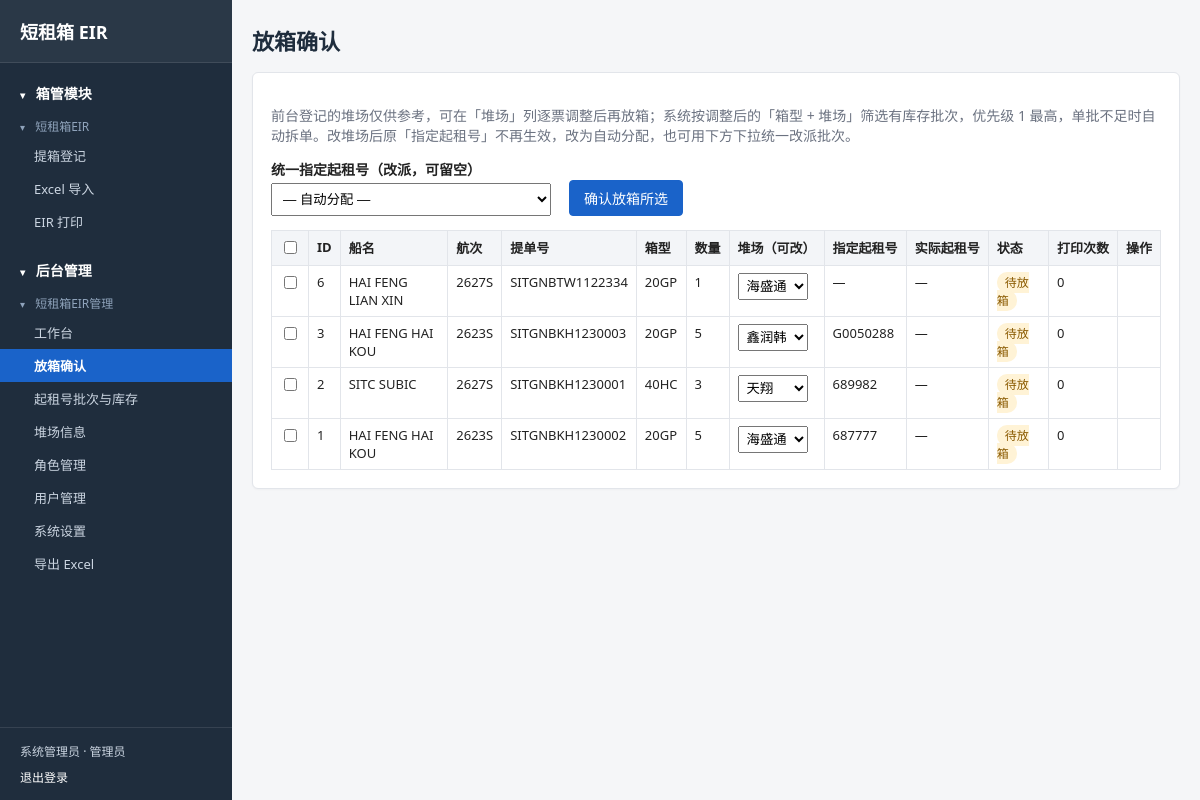
/admin/release (signed in), run on the app's committed database.
### tables this page shows
CREATE TABLE users (id INTEGER PRIMARY KEY AUTOINCREMENT, username TEXT NOT NULL UNIQUE, password_hash TEXT NOT NULL, role TEXT NOT NULL, display_name TEXT, active INTEGER NOT NULL DEFAULT 1, created_at TEXT NOT NULL, last_login_at TEXT);

CREATE TABLE roles (
  key         TEXT PRIMARY KEY,
  label       TEXT NOT NULL,
  perms       TEXT NOT NULL DEFAULT '[]',
  is_builtin  INTEGER NOT NULL DEFAULT 0,
  created_at  TEXT NOT NULL,
  updated_at  TEXT NOT NULL
);

CREATE TABLE pickups (
  id          INTEGER PRIMARY KEY AUTOINCREMENT,
  vessel      TEXT NOT NULL DEFAULT '',
  voyage      TEXT NOT NULL DEFAULT '',
  bl_no       TEXT NOT NULL,
  container_type TEXT NOT NULL CHECK(container_type IN ('20GP','40GP','40HC')),
  quantity    INTEGER NOT NULL CHECK(quantity > 0),
  yard_id     INTEGER NOT NULL REFERENCES yards(id) ON DELETE RESTRICT,
  requested_lease_no TEXT,
  eir_print_count INTEGER NOT NULL DEFAULT 0,
  status      TEXT NOT NULL DEFAULT 'pending',
  confirmed_by INTEGER REFERENCES users(id) ON DELETE SET NULL,
  confirmed_at TEXT,
  created_by  INTEGER REFERENCES users(id) ON DELETE SET NULL,
  created_at  TEXT NOT NULL,
  updated_at  TEXT NOT NULL
);

### app/routes/admin_routes.py (the view)
@bp.route("/admin/release")
@require_role("admin.release_list")
def release_list():
    db = get_db()
    rows = db.execute(
        "SELECT p.*, y.short_name AS yard_short, "
        "(SELECT GROUP_CONCAT(DISTINCT e.lease_no_snapshot) FROM eir_records e "
        " WHERE e.pickup_id=p.id) AS allocated_lease_no "
        "FROM pickups p "
        "JOIN yards y ON y.id=p.yard_id ORDER BY p.status, p.id DESC"
    ).fetchall()
    batches = db.execute(
        "SELECT b.id,b.lease_no,b.priority,b.yard_id,y.short_name AS yard_short,"
        "s.container_type,s.available FROM lease_batches b "
        "JOIN yards y ON y.id=b.yard_id LEFT JOIN batch_stock s ON s.batch_id=b.id "
        "WHERE b.status='active' ORDER BY y.short_name,b.priority"
    ).fetchall()
    yards = db.execute("SELECT id,short_name FROM yards ORDER BY short_name").fetchall()
    return render_template("admin/release.html", rows=rows, batches=batches, yards=yards)

### app/auth.py (called while the page is built)
def all_permissions():
    from .nav import collect_permissions
    return collect_permissions()

def all_perm_keys():
    return {k for k, _ in all_permissions()}

def role_info(key, conn=None):
    row = (conn or get_db()).execute("SELECT * FROM roles WHERE key=?", (key,)).fetchone()
    if row:
        try:
            perms = set(json.loads(row["perms"] or "[]"))
        except (ValueError, TypeError):
            perms = set()
        return {"label": row["label"], "perms": perms, "is_builtin": bool(row["is_builtin"])}
    return {"label": ROLE_LABEL.get(key, key),
            "perms": set(_FALLBACK_PERMS.get(key, ())), "is_builtin": True}

def role_label(key):
    return role_info(key)["label"]

def role_perms(key):
    perms = role_info(key)["perms"]
    if SUPER_PERM in perms:
        return all_perm_keys()
    return perms

def current_user():
    uid = session.get("uid")
    if not uid:
        return None
    return get_db().execute("SELECT * FROM users WHERE id=? AND active=1", (uid,)).fetchone()

def require_role(perm):
    def deco(view):
        @wraps(view)
        def wrap(*a, **kw):
            user = current_user()
            if not user:
                return redirect(url_for("auth.login", next=request.path))
            granted = role_perms(user["role"])
            need = perm
            if perm == SUPER_PERM:
                need = SUPER_PERM
            ok = (SUPER_PERM in granted) if need == SUPER_PERM else (need in granted)
            if not ok:
                abort(403)
            return view(*a, **kw)
        return wrap
    return deco

### app/db.py (called while the page is built)
def _dict_factory(cursor, row):
    return {col[0]: row[i] for i, col in enumerate(cursor.description)}

def connect():
    conn = sqlite3.connect(config.DB_PATH, timeout=30)
    conn.row_factory = _dict_factory
    conn.execute("PRAGMA foreign_keys=ON")
    conn.execute("PRAGMA busy_timeout=15000")
    return conn

def get_db():
    if "db" not in g:
        g.db = connect()
    return g.db

### app/nav.py (called while the page is built)
def _children(node):
    return node.get("children") or []

def _leaf_perm(node):
    perms = node.get("perms")
    if perms:
        return perms[0]
    return node.get("endpoint")

def _walk_leaves(nodes):
    for node in nodes:
        kids = _children(node)
        if kids:
            for leaf in _walk_leaves(kids):
                yield leaf
        elif node.get("endpoint"):
            yield node

def build_menu(perms, current):
    return [_decorate(n, perms, current) for n in MENU if _visible(n, perms)]

### app/templates/admin/release.html (shortened to what this page needs)
{% extends "base.html" %}
{% block content %}
<div class="page-head"><h1>放箱确认</h1></div>
<div class="card">
  <p class="muted">前台登记的堆场仅供参考，可在「堆场」列逐票调整后再放箱；系统按调整后的「箱型 + 堆场」筛选有库存批次，优先级 1 最高，单批不足时自动拆单。改堆场后原「指定起租号」不再生效，改为自动分配，也可用下方下拉统一改派批次。</p>
  <div class="form-row">
    <label>统一指定起租号（改派，可留空）<select name="manual_batch" id="manual-batch">
      <option value="">— 自动分配 —</option>
    </select></label>
    <button type="button" class="btn primary" id="release-confirm-btn">确认放箱所选</button>
  </div>
  <table class="grid">
    <thead><tr><th><input type="checkbox" id="check-all"></th><th>ID</th><th>船名</th><th>航次</th><th>提单号</th><th>箱型</th><th>数量</th><th>堆场（可改）</th><th>指定起租号</th><th>实际起租号</th><th>状态</th><th>打印次数</th><th>操作</th></tr></thead>
    <tbody>
    {% for r in rows %}
      <tr>
        <td>{% if r.status=='pending' %}<input type="checkbox" name="ids" value="{{ r.id }}" class="pick-check">{% endif %}</td>
        <td>{{ r.id }}</td><td>{{ r.vessel }}</td><td>{{ r.voyage }}</td><td>{{ r.bl_no }}</td>
        <td>{{ r.container_type }}</td><td>{{ r.quantity }}</td>
        <td>{% if r.status=='pending' %}
          <select name="yard_{{ r.id }}" class="yard-select">
            {% for y in yards %}<option value="{{ y.id }}" {{ 'selected' if y.id==r.yard_id }}>{{ y.short_name }}</option>{% endfor %}
          </select>
          {% else %}{{ r.yard_short }}{% endif %}</td>
        <td>{{ r.requested_lease_no or '—' }}</td>
        <td>{{ r.allocated_lease_no or '—' }}</td>
        <td><span class="badge {{ 'ok' if r.status=='released' else 'pending' }}">{{ '已放箱' if r.status=='released' else '待放箱' }}</span></td>
        <td>{{ r.eir_print_count }}</td>
        <td class="ops">
        </td>
      </tr>
    {% endfor %}
    </tbody>
  </table>
</div>
{% endblock %}

### app/templates/base.html (shortened to what this page needs)
<!DOCTYPE html>
<html lang="zh-CN">
<head>
<link rel="stylesheet" href="{{ url_for('static', filename='css/app.css') }}">
</head>
<body{% if me %} class="with-sidebar"{% endif %}>
{% if me %}
<div class="layout">
  <aside class="sidebar">
    <a class="brand" href="{{ url_for('print.print_list') if me.role == 'printer' else url_for('front.pickups') }}">短租箱 EIR</a>
    <nav class="nav-tree">
      {% for l1 in nav_menu %}
      <details class="nav-l1" data-nav-key="l1:{{ l1.label }}" open>
        <summary class="nav-l1-title"><span class="arrow">▾</span> {{ l1.label }}</summary>
        {% for l2 in l1.children %}
        <details class="nav-l2" data-nav-key="l2:{{ l1.label }}/{{ l2.label }}" open>
          <summary class="nav-l2-title"><span class="arrow">▾</span> {{ l2.label }}</summary>
          <div class="nav-l3">
            {% if l2.children %}
              {% for item in l2.children %}
              <a class="nav-link{{ ' active' if item.active }}" href="{{ item.url }}">{{ item.label }}</a>
              {% endfor %}
            {% else %}
              <a class="nav-link{{ ' active' if l2.active }}" href="{{ l2.url }}">{{ l2.label }}</a>
            {% endif %}
          </div>
        </details>
        {% endfor %}
      </details>
      {% endfor %}
    </nav>
    <div class="sidebar-user">
      <span>{{ me.display_name or me.username }} · {{ role_label(me.role) }}</span>
      <a href="{{ url_for('auth.logout_view') }}">退出登录</a>
    </div>
  </aside>
  <div class="main-wrap">
{% endif %}
<main class="container">
  {% block content %}{% endblock %}
</main>
{% if me %}
  </div>
</div>
{% endif %}
</body>
</html>

### app/static/css/app.css (style rules this page uses)
* { box-sizing: border-box; }
body { margin:0; font-family: "Microsoft YaHei", "Segoe UI", Arial, sans-serif; font-size:14px; color:#222; background:#f5f6f8; }
a { color:#1a63c9; text-decoration:none; }
.layout { display:flex; min-height:100vh; }
.sidebar { width:232px; flex:0 0 232px; background:#1f2d3d; color:#cbd5e1; display:flex; flex-direction:column; position:sticky; top:0; height:100vh; overflow-y:auto; }
.sidebar .brand { display:block; padding:18px 20px; color:#fff; font-size:18px; font-weight:bold; text-decoration:none; border-bottom:1px solid rgba(255,255,255,.1); }
.nav-tree { flex:1; padding:12px 0; }
.nav-l1 { margin-bottom:14px; }
.nav-l1 summary, .nav-l2 summary { display:block; list-style:none; cursor:pointer; user-select:none; }
.nav-l1-title { padding:8px 20px; font-size:14px; font-weight:bold; color:#fff; }
.nav-l2-title { padding:6px 20px 4px; font-size:12px; color:#8fa3bb; }
.arrow { display:inline-block; width:12px; font-size:10px; transition:transform .15s; }
.nav-link { display:block; padding:7px 20px 7px 34px; font-size:13px; color:#cbd5e1; }
.nav-link.active { background:#1a63c9; color:#fff; font-weight:600; }
.sidebar-user { padding:14px 20px; border-top:1px solid rgba(255,255,255,.1); font-size:12px; color:#cbd5e1; display:flex; flex-direction:column; gap:8px; }
.sidebar-user a { color:#fff; }
.main-wrap { flex:1; min-width:0; }
.container { max-width:1200px; margin:0 auto; padding:24px 20px; }
.page-head { display:flex; justify-content:space-between; align-items:center; margin-bottom:16px; }
.page-head h1 { margin:0; font-size:22px; }
.card { background:#fff; border:1px solid #e2e5ea; border-radius:6px; padding:18px; margin-bottom:16px; box-shadow:0 1px 2px rgba(0,0,0,.03); }
h1,h2,h3 { color:#1f2d3d; }
.muted { color:#6b7280; }
.btn { display:inline-block; padding:7px 14px; border:1px solid #c8ced8; background:#fff; color:#333; border-radius:4px; cursor:pointer; font-size:14px; }
.btn.primary { background:#1a63c9; color:#fff; border-color:#1a63c9; }
.grid { width:100%; border-collapse:collapse; font-size:13px; }
.grid th, .grid td { border:1px solid #e2e5ea; padding:7px 8px; text-align:left; vertical-align:top; }
.grid th { background:#f3f5f8; font-weight:600; white-space:nowrap; }
.yard-select { padding:4px; max-width:130px; }
.ops { white-space:nowrap; }
.badge { padding:2px 8px; border-radius:10px; font-size:12px; }
.badge.pending { background:#fff3d6; color:#8a5a00; }
.form-row { display:flex; align-items:flex-end; gap:18px; margin-bottom:14px; flex-wrap:wrap; }
.form-row label { font-weight:600; }
.form-row select { display:block; margin-top:4px; padding:7px; min-width:280px; }

### data on the page
users: display_name "系统管理员", role.label "管理员"
pickups: id "6", vessel "HAI FENG LIAN XIN", voyage "2627S", bl_no "SITGNBTW1122334", container_type "20GP", quantity "1", requested_lease_no "—", allocated_lease_no "—", status "待放箱", eir_print_count "0"
pickups: id "3", vessel "HAI FENG HAI KOU", voyage "2623S", bl_no "SITGNBKH1230003", container_type "20GP", quantity "5", requested_lease_no "G0050288", allocated_lease_no "—", status "待放箱", eir_print_count "0"
pickups: id "2", vessel "SITC SUBIC", voyage "2627S", bl_no "SITGNBKH1230001", container_type "40HC", quantity "3", requested_lease_no "689982", allocated_lease_no "—", status "待放箱", eir_print_count "0"
pickups: id "1", vessel "HAI FENG HAI KOU", voyage "2623S", bl_no "SITGNBKH1230002", container_type "20GP", quantity "5", requested_lease_no "687777", allocated_lease_no "—", status "待放箱", eir_print_count "0"

### other printed values
{{ l1.label }} "箱管模块" "后台管理"
{{ l2.label }} "短租箱EIR" "短租箱EIR管理"
{{ item.label }} "提箱登记" "Excel 导入" "EIR 打印" "工作台" "放箱确认" "起租号批次与库存" "堆场信息" "角色管理" "用户管理" "系统设置" "导出 Excel"
form field value "海盛通"
form field value "鑫润韩"
form field value "天翔"
